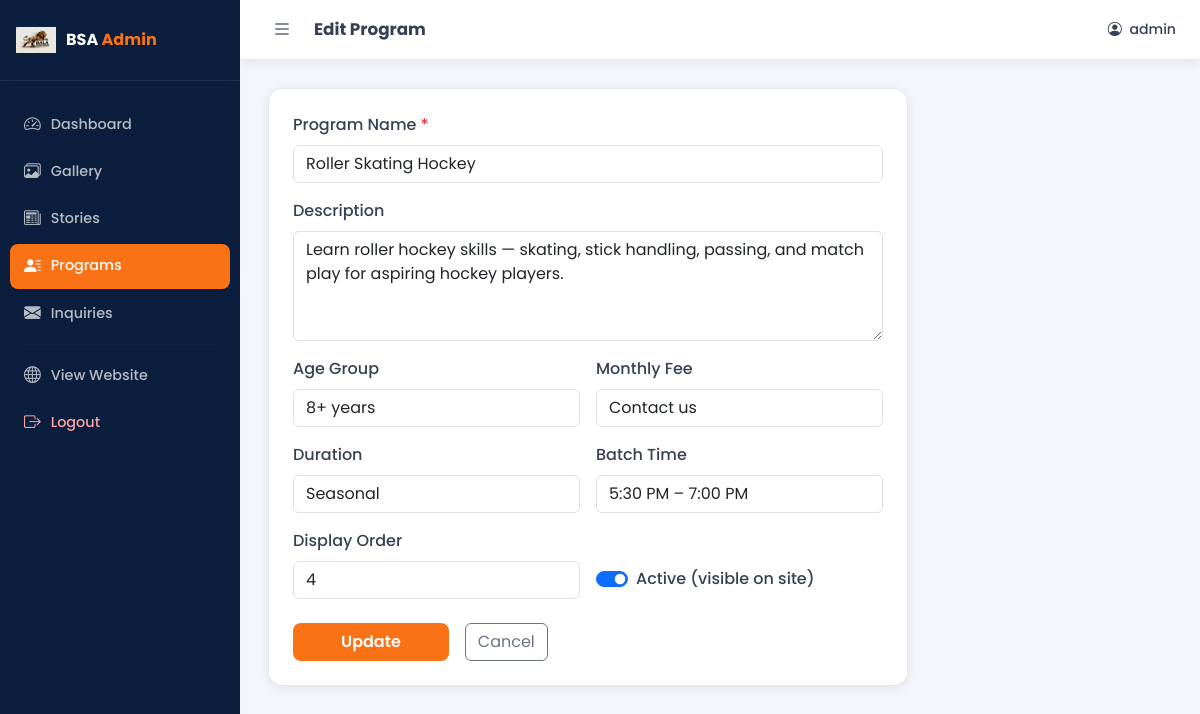
Screenshot of /admin/programs/edit/4 (signed in) with the database file from the repository.
### models.py (models this page shows, shortened)
class Admin(UserMixin, db.Model):
    __tablename__ = 'admins'
    id = db.Column(db.Integer, primary_key=True)
    username = db.Column(db.String(80), unique=True, nullable=False)
    password_hash = db.Column(db.String(256), nullable=False)

class Program(db.Model):
    __tablename__ = 'programs'
    id = db.Column(db.Integer, primary_key=True)
    name = db.Column(db.String(128), nullable=False)
    description = db.Column(db.Text, default='')
    age_group = db.Column(db.String(64), default='')
    fee = db.Column(db.String(64), default='')
    duration = db.Column(db.String(64), default='')
    batch_time = db.Column(db.String(128), default='4:00 PM – 7:00 PM')
    is_active = db.Column(db.Boolean, default=True)
    display_order = db.Column(db.Integer, default=0)

### app.py (the view, shortened to what this page needs)
@app.route('/admin/programs/edit/<int:program_id>', methods=['GET', 'POST'])
@login_required
def admin_program_edit(program_id):
    program = Program.query.get_or_404(program_id)
    return render_template('admin/program_form.html', program=program)

### app.py (called while the page is built)
@login_manager.user_loader
def load_user(user_id):
    return Admin.query.get(int(user_id))

@app.context_processor
def inject_site():
    return dict(
        site_name='Bala Skating Academy',
        site_phone='+91 91592 17517',
        site_address='Satellite City, Bypass Road, Kappalur, Tamil Nadu 625008',
        site_timings='Monday – Sunday: 5:30 PM – 7:00 PM',
        site_whatsapp='919159217517',
        now=datetime.utcnow(),
        unread_count=Inquiry.query.filter_by(is_read=False).count() if app.config.get('SQLALCHEMY_DATABASE_URI') else 0
    )

### templates/admin/program_form.html (shortened to what this page needs)
{% extends "admin/base_admin.html" %}
{% block page_title %}{% if program %}Edit Program{% else %}New Program{% endif %}{% endblock %}
{% block content %}
<div class="admin-card" style="max-width:640px;">
  <form method="POST"
        action="{{ url_for('admin_program_edit', program_id=program.id) if program else url_for('admin_program_new') }}">
    <div class="mb-3">
      <label class="form-label fw-medium">Program Name <span class="text-danger">*</span></label>
      <input type="text" name="name" class="form-control" value="{{ program.name if program else '' }}" required />
    </div>
    <div class="mb-3">
      <label class="form-label fw-medium">Description</label>
      <textarea name="description" class="form-control" rows="4">{{ program.description if program else '' }}</textarea>
    </div>
    <div class="row g-3">
      <div class="col-md-6">
        <label class="form-label fw-medium">Age Group</label>
        <input type="text" name="age_group" class="form-control"
               value="{{ program.age_group if program else '' }}" placeholder="e.g. 5 – 10 years" />
      </div>
      <div class="col-md-6">
        <label class="form-label fw-medium">Monthly Fee</label>
        <input type="text" name="fee" class="form-control"
               value="{{ program.fee if program else '' }}" placeholder="e.g. ₹500 / month" />
      </div>
      <div class="col-md-6">
        <label class="form-label fw-medium">Duration</label>
        <input type="text" name="duration" class="form-control"
               value="{{ program.duration if program else '' }}" placeholder="e.g. 3 months" />
      </div>
      <div class="col-md-6">
        <label class="form-label fw-medium">Batch Time</label>
        <input type="text" name="batch_time" class="form-control"
               value="{{ program.batch_time if program else '5:30 PM – 7:00 PM' }}" />
      </div>
      <div class="col-md-6">
        <label class="form-label fw-medium">Display Order</label>
        <input type="number" name="display_order" class="form-control"
               value="{{ program.display_order if program else 0 }}" min="0" />
      </div>
      <div class="col-md-6 d-flex align-items-end">
        <div class="form-check form-switch mb-2">
          <input class="form-check-input" type="checkbox" name="is_active" id="isActive"
                 {% if not program or program.is_active %}checked{% endif %} />
          <label class="form-check-label fw-medium" for="isActive">Active (visible on site)</label>
        </div>
      </div>
    </div>
    <div class="d-flex gap-3 mt-4">
      <button type="submit" class="btn btn-accent px-5">
        {% if program %}Update{% else %}Add Program{% endif %}
      </button>
      <a href="{{ url_for('admin_programs') }}" class="btn btn-outline-secondary">Cancel</a>
    </div>
  </form>
</div>
{% endblock %}

### templates/admin/base_admin.html (shortened to what this page needs)
<!DOCTYPE html>
<html lang="en">
<head>
  <link rel="stylesheet" href="https://cdn.jsdelivr.net/npm/bootstrap@5.3.3/dist/css/bootstrap.min.css" />
  <link rel="stylesheet" href="https://cdn.jsdelivr.net/npm/bootstrap-icons@1.11.3/font/bootstrap-icons.min.css" />
  <link rel="stylesheet" href="{{ url_for('static', filename='css/admin.css') }}" />
</head>
<body class="admin-body">
<aside class="admin-sidebar" id="adminSidebar">
  <div class="sidebar-brand">
    <img src="{{ url_for('static', filename='images/logo.png') }}" alt="BSA" class="sidebar-logo" />
    <span class="sidebar-brand-text">BSA <span class="text-accent">Admin</span></span>
  </div>
  <hr class="sidebar-divider" />
  <nav class="sidebar-nav">
    <a href="{{ url_for('admin_dashboard') }}" class="sidebar-link {% if request.endpoint == 'admin_dashboard' %}active{% endif %}">
      <i class="bi bi-speedometer2"></i> Dashboard
    </a>
    <a href="{{ url_for('admin_gallery') }}" class="sidebar-link {% if request.endpoint == 'admin_gallery' %}active{% endif %}">
      <i class="bi bi-images"></i> Gallery
    </a>
    <a href="{{ url_for('admin_stories') }}" class="sidebar-link {% if 'story' in request.endpoint %}active{% endif %}">
      <i class="bi bi-newspaper"></i> Stories
    </a>
    <a href="{{ url_for('admin_programs') }}" class="sidebar-link {% if 'program' in request.endpoint %}active{% endif %}">
      <i class="bi bi-person-lines-fill"></i> Programs
    </a>
    <a href="{{ url_for('admin_inquiries') }}" class="sidebar-link {% if request.endpoint == 'admin_inquiries' %}active{% endif %}">
      <i class="bi bi-envelope-fill"></i> Inquiries
    </a>
    <hr class="sidebar-divider" />
    <a href="{{ url_for('index') }}" class="sidebar-link" target="_blank">
      <i class="bi bi-globe"></i> View Website
    </a>
    <a href="{{ url_for('admin_logout') }}" class="sidebar-link text-danger">
      <i class="bi bi-box-arrow-right"></i> Logout
    </a>
  </nav>
</aside>
<div class="admin-main" id="adminMain">
  <header class="admin-topbar">
    <button class="btn btn-sm sidebar-toggle" id="sidebarToggle">
      <i class="bi bi-list fs-5"></i>
    </button>
    <div class="topbar-title">{% block page_title %}Dashboard{% endblock %}</div>
    <div class="topbar-user ms-auto">
      <i class="bi bi-person-circle me-1"></i>
      <span>{{ current_user.username }}</span>
    </div>
  </header>
  <div class="admin-content">
    {% block content %}{% endblock %}
  </div>
</div>
</body>
</html>

### static/css/admin.css (style rules this page uses)
:root { --primary: #0d3b8e; --accent: #f97316; --sidebar-bg: #0b1e3d; --sidebar-width: 240px; --topbar-height: 60px; --white: #ffffff; --light-bg: #f4f6fb; --border: #e5e7eb; --text: #374151; --shadow: 0 2px 12px rgba(0,0,0,0.08); }
* { box-sizing: border-box; margin: 0; padding: 0; }
body { font-family: 'Poppins', sans-serif; color: var(--text); }
.admin-body { background: var(--light-bg); display: flex; min-height: 100vh; }
.admin-sidebar { width: var(--sidebar-width); background: var(--sidebar-bg); min-height: 100vh; position: fixed; top: 0; left: 0; z-index: 200; display: flex; flex-direction: column; transition: width 0.3s ease; overflow: hidden; }
.sidebar-brand { padding: 20px 16px; display: flex; align-items: center; gap: 10px; border-bottom: 1px solid rgba(255,255,255,0.08); }
.sidebar-logo { width: 40px; height: 40px; object-fit: contain; flex-shrink: 0; }
.sidebar-brand-text { font-weight: 700; font-size: 1rem; color: #fff; white-space: nowrap; }
.sidebar-brand-text .text-accent { color: var(--accent); }
.sidebar-divider { border-color: rgba(255,255,255,0.08); margin: 6px 12px; }
.sidebar-nav { padding: 8px 10px; flex: 1; display: flex; flex-direction: column; gap: 2px; }
.sidebar-link { display: flex; align-items: center; gap: 10px; padding: 10px 14px; border-radius: 8px; color: rgba(255,255,255,0.7); text-decoration: none; font-size: 0.9rem; font-weight: 500; white-space: nowrap; transition: all 0.2s ease; position: relative; }
.sidebar-link i { font-size: 1.05rem; flex-shrink: 0; }
.sidebar-link.active { background: var(--accent); color: #fff !important; }
.sidebar-link.text-danger { color: #fca5a5 !important; }
.admin-main { margin-left: var(--sidebar-width); flex: 1; display: flex; flex-direction: column; min-height: 100vh; transition: margin-left 0.3s ease; }
.admin-topbar { height: var(--topbar-height); background: var(--white); border-bottom: 1px solid var(--border); display: flex; align-items: center; padding: 0 24px; gap: 14px; position: sticky; top: 0; z-index: 100; box-shadow: var(--shadow); }
.topbar-title { font-weight: 700; font-size: 1.05rem; color: var(--text); }
.topbar-user { font-size: 0.88rem; color: var(--text); font-weight: 500; }
.sidebar-toggle { border: none; background: transparent; color: var(--text); cursor: pointer; padding: 4px 8px; border-radius: 6px; }
.admin-content { padding: 28px 28px; flex: 1; }
.admin-card { background: var(--white); border-radius: 14px; padding: 24px; box-shadow: var(--shadow); border: 1px solid var(--border); }
.btn-accent { background: var(--accent); color: #fff; border: none; font-weight: 600; border-radius: 8px; transition: all 0.2s; }
.text-accent { color: var(--accent) !important; }

### rows the page displays
Admin: username "admin"
Program: name "Roller Skating Hockey", description "Learn roller hockey skills — skating, stick handling, passing, and match play for aspiring hockey players.", age_group "8+ years", fee "Contact us", duration "Seasonal", batch_time "5:30 PM – 7:00 PM", display_order "4", is_active "☑"
